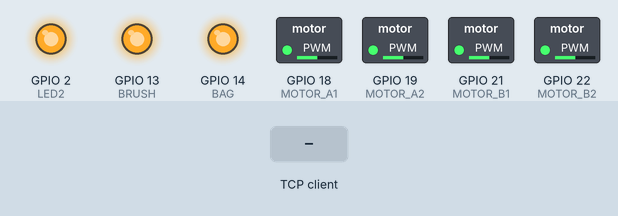
Bench run of a program on a simulated ESP32 board running MicroPython. On the bench: switched loads named in the program (green lamp = pin HIGH), output pins drawn as LEDs (lit = HIGH). The test bench sets the inputs (shaded band). WiFi joins after 1.5 s; one TCP client connects 1 s after the port opens and stays connected; what the program prints to the serial console is not drawn.

Above: at 4.2 s.
4.3 s: the TCP client sends "F\n"
At 5.0 s:
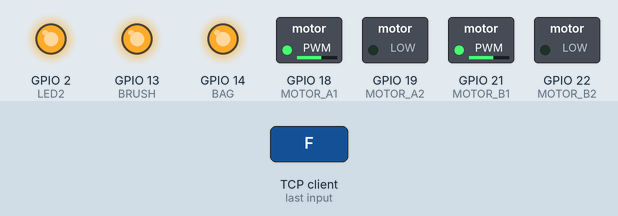
5.8 s: the TCP client sends "B\n"
At 6.1 s:
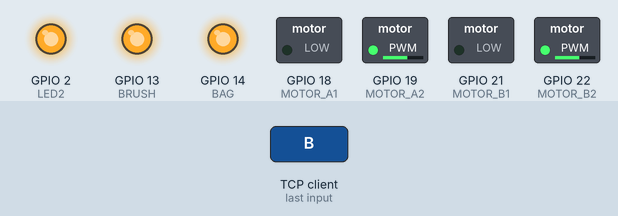
7.3 s: the TCP client sends "L\n"
At 8.5 s:
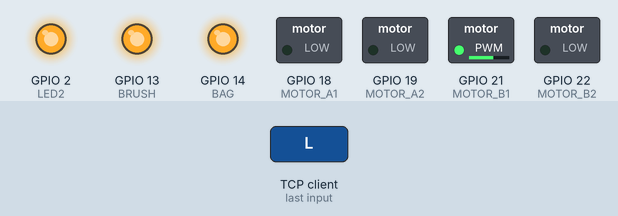
8.8 s: the TCP client sends "R\n"
At 9.6 s:
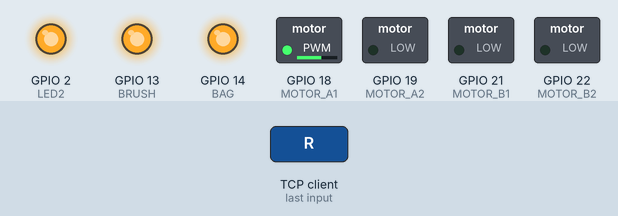
10.3 s: the TCP client sends "S\n"
At 10.8 s:
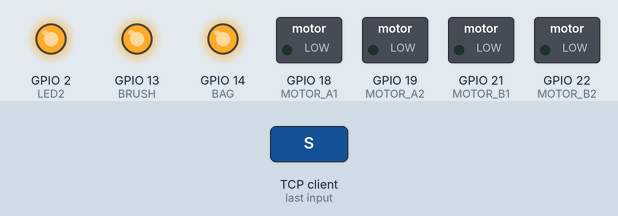
11.8 s: the TCP client sends "L10\n"
At 13.2 s:
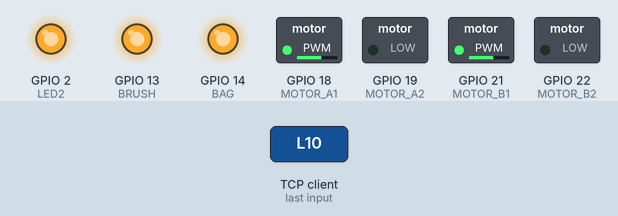
Timing chart, 0 to 14.4 s (numbered marks = the images above; inputs shaded):
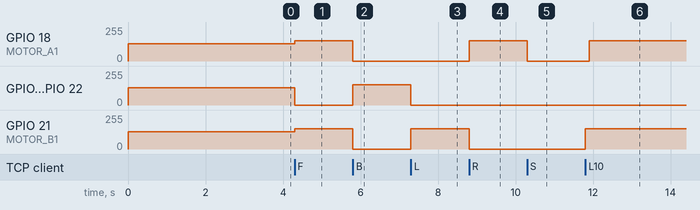

The program:

____.py
```python
import network
import socket
from machine import Pin, PWM
import time

# WiFi配置
SSID = 'shumengya'
PASSWORD = '0123456789'
TCP_PORT = 8080

# 引脚定义
MOTOR_A1 = PWM(Pin(18))  # 使用PWM控制
MOTOR_A2 = PWM(Pin(19))
MOTOR_B1 = PWM(Pin(21))
MOTOR_B2 = PWM(Pin(22))

BRUSH = Pin(13, Pin.OUT)
BAG = Pin(14, Pin.OUT)

LED2 = Pin(2,Pin.OUT)

# PWM配置
PWM_FREQ = 50  # 50Hz
for motor in [MOTOR_A1, MOTOR_A2, MOTOR_B1, MOTOR_B2]:
    motor.freq(PWM_FREQ)

# 全局变量
# 0-100%
pwm1 = 60
pwm2 = 60
current_flag = 0
LED2.off()
isAutoForward = True


def map_value(x, in_min, in_max, out_min, out_max):
    return int((x - in_min) * (out_max - out_min) / (in_max - in_min) + out_min)

def set_motor(left_speed, right_speed):
    # 左电机控制
    if left_speed >= 0:
        MOTOR_A1.duty(map_value(left_speed, 0, 100, 0, 1023))
        MOTOR_A2.duty(0)
    else:
        MOTOR_A1.duty(0)
        MOTOR_A2.duty(map_value(-left_speed, 0, 100, 0, 1023))

    # 右电机控制
    if right_speed >= 0:
        MOTOR_B1.duty(map_value(right_speed, 0, 100, 0, 1023))
        MOTOR_B2.duty(0)
    else:
        MOTOR_B1.duty(0)
        MOTOR_B2.duty(map_value(-right_speed, 0, 100, 0, 1023))

    print(f"电机设置: L={left_speed}%, R={right_speed}%")

def update_motor():
    global current_flag, pwm1, pwm2
    if current_flag == 1:       # 前进
        set_motor(pwm1, pwm2)
    elif current_flag == 2:     # 后退
        set_motor(-pwm1, -pwm2)
    elif current_flag == 3:     # 左转
        set_motor(0, pwm2)
    elif current_flag == 4:     # 右转
        set_motor(pwm1, 0)
    elif current_flag == 6:     # 前右转
        set_motor(pwm1, -pwm2)
    elif current_flag == 7:     # 前左转
        set_motor(-pwm1, pwm2)
    elif current_flag == 8:     # 后右转
        set_motor(pwm1, -pwm2)
    elif current_flag == 9:     # 后左转
        set_motor(-pwm1, pwm2)

def handle_command(cmd):
    global current_flag, pwm1, pwm2, isAutoForward
    cmd = cmd.strip()
    print("接收到命令:", cmd)

    if cmd == 'F':
        current_flag = 1
        set_motor(pwm1, pwm2)
    elif cmd == 'B':
        current_flag = 2
        set_motor(-pwm1, -pwm2)
    elif cmd == 'L':
        current_flag = 3
        set_motor(0, pwm2)
    elif cmd == 'R':
        current_flag = 4
        set_motor(pwm1, 0)
    elif cmd == 'S':
        current_flag = 5
        set_motor(0, 0)

    elif cmd == 'L10':
        leftTurnTypeControl(0.1)
    elif cmd == 'L15':
        leftTurnTypeControl(0.2)
    elif cmd == 'L30':
        leftTurnTypeControl(0.3)
    elif cmd == 'L45':
        leftTurnTypeControl(0.5)
    elif cmd == 'L90':
        leftTurnTypeControl(1.0)
    elif cmd == 'L180':
        leftTurnTypeControl(2.0)

    elif cmd == 'R10':
        rightTurnTypeControl(0.1)
    elif cmd == 'R15':
        rightTurnTypeControl(0.2)
    elif cmd == 'R30':
        rightTurnTypeControl(0.3)
    elif cmd == 'R45':
        rightTurnTypeControl(0.5)
    elif cmd == 'R90':
        rightTurnTypeControl(1.0)
    elif cmd == 'R180':
        rightTurnTypeControl(2.0)

    elif cmd == 'BAG_OPEN':
        BAG.value(0)
    elif cmd == 'BAG_CLOSE':
        BAG.value(1)
    elif cmd == 'BRUSH_ON':
        BRUSH.value(0)
    elif cmd == 'BRUSH_OFF':
        BRUSH.value(1)
    elif cmd.startswith('P:'):
        try:
            # 解析格式为 "P:60,60" 的命令
            values = cmd[2:].split(',')
            if len(values) == 2:
                pwm1 = int(values[0])
                pwm2 = int(values[1])
                # 确保值在0-100范围内
                pwm1 = max(0, min(100, pwm1))
                pwm2 = max(0, min(100, pwm2))
                update_motor()
                print(f"设置电机速度: P1={pwm1}%, P2={pwm2}%")
        except Exception as e:
            print("PWM设置错误:", e)
    elif cmd == 'AF':
        isAutoForward = True
        print("自动前进已开启")
    elif cmd == 'AF_OFF':
        isAutoForward = False
        print("自动前进已关闭")
    else:
        print("未知命令:", cmd)

# 初始化外设
BRUSH.value(1)  # 默认关闭
BAG.value(1)    # 默认关闭
wlan = network.WLAN(network.STA_IF)

# 连接WiFi
def handleAutoForward(isAutoForward):
    global current_flag, pwm1, pwm2
    if isAutoForward:
        current_flag = 1
        set_motor(pwm1, pwm2)

def leftTurnTypeControl(delayTime):
    global current_flag, pwm2
    current_flag = 3
    set_motor(0, pwm2)
    time.sleep(delayTime)
    set_motor(0, 0)
    if isAutoForward:
        handleAutoForward(isAutoForward)

def rightTurnTypeControl(delayTime):
    global current_flag, pwm1
    current_flag = 4
    set_motor(pwm1, 0)
    time.sleep(delayTime)
    set_motor(0, 0)
    if isAutoForward:
        handleAutoForward(isAutoForward)

def reset_wifi():
    global wlan
    try:
        wlan.disconnect()
        wlan.active(False)
        time.sleep(1)
        wlan.active(True)
        time.sleep(1)
        return True
    except Exception as e:
        print("重置WiFi失败:", e)
        return False

def connect_wifi():
    global wlan
    if not wlan.isconnected():
        print('正在连接WiFi中...')
        LED2.off()

        # 确保WiFi处于活动状态
        if not wlan.active():
            wlan.active(True)
            time.sleep(1)

        try:
            wlan.connect(SSID, PASSWORD)
            max_wait = 10
            while max_wait > 0:
                if wlan.isconnected():
                    break
                max_wait -= 1
                time.sleep(1)

            if not wlan.isconnected():
                print('WiFi连接失败，正在重置WiFi...')
                if reset_wifi():
                    time.sleep(2)
                    return False
                else:
                    print('WiFi重置失败，等待重试...')
                    time.sleep(5)
                    return False
            else:
                print('连接到WiFi:', wlan.ifconfig())
                LED2.on()
                return True
        except Exception as e:
            print('WiFi连接错误:', e)
            reset_wifi()
            time.sleep(2)
            return False
    return True

# 初始连接
if not connect_wifi():
    print("初始WiFi连接失败，请检查网络设置")
    time.sleep(5)

# 创建TCP Socket
try:
    # 尝试关闭可能存在的旧连接
    try:
        old_sock = socket.socket(socket.AF_INET, socket.SOCK_STREAM)
        old_sock.setsockopt(socket.SOL_SOCKET, socket.SO_REUSEADDR, 1)
        old_sock.close()
    except:
        pass

    sock = socket.socket(socket.AF_INET, socket.SOCK_STREAM)
    sock.setsockopt(socket.SOL_SOCKET, socket.SO_REUSEADDR, 1)  # 添加这行来允许端口重用
    sock.bind(('0.0.0.0', TCP_PORT))
    sock.listen(1)
    print(f"TCP服务器启动在端口： {TCP_PORT}")
    LED2.on()
except Exception as e:
    print("TCP服务器启动失败:", e)
    time.sleep(5)
    machine.reset()  # 如果无法启动服务器，重启设备

# 主循环
while True:
    try:
        # 接受新的连接
        conn, addr = sock.accept()
        print(f"新的连接来自: {addr}")
        LED2.on()  # TCP连接后LED2常亮

        while True:
            try:
                data = conn.recv(256)
                if not data:
                    break

                cmd = data.decode().strip()
                handle_command(cmd)
                conn.send(b'OK\n')
            except Exception as e:
                print("处理命令时出错:", e)
                break

        conn.close()
        print("连接已关闭")
        LED2.off()  # 连接关闭后LED2熄灭

    except Exception as e:
        print("服务器错误:", e)
        try:
            sock.close()  # 确保关闭socket
        except:
            pass
        time.sleep(1)  # 等待一秒后重试
        continue  # 继续主循环
```

Measured:
- after the input at 4.3 s, GPIO 18 (MOTOR_A1), GPIO 21 (MOTOR_B1): 128/255 → 153/255 at once; GPIO 19 (MOTOR_A2), GPIO 22 (MOTOR_B2): 128/255 → 0/255 at once
- after the input at 5.8 s, GPIO 18 (MOTOR_A1), GPIO 21 (MOTOR_B1): 153/255 → 0/255 at once; GPIO 19 (MOTOR_A2), GPIO 22 (MOTOR_B2): 0/255 → 153/255 at once
- after the input at 7.3 s, GPIO 19 (MOTOR_A2), GPIO 22 (MOTOR_B2): 153/255 → 0/255 at once; GPIO 21 (MOTOR_B1): 0/255 → 153/255 at once
- after the input at 8.8 s, GPIO 18 (MOTOR_A1): 0/255 → 153/255 at once; GPIO 21 (MOTOR_B1): 153/255 → 0/255 at once
- after the input at 10.3 s, GPIO 18 (MOTOR_A1): 153/255 → 0/255 at once
- after the input at 11.8 s, GPIO 18 (MOTOR_A1): 0/255 → 153/255 after 0.10 s; GPIO 21 (MOTOR_B1): 0/255 → 153/255 at once
